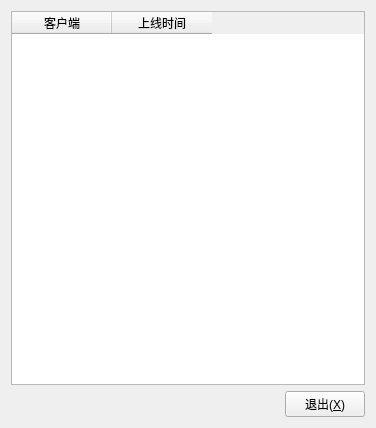
<?xml version="1.0" encoding="UTF-8"?>
<ui version="4.0">
 <class>ClientPeersWindow</class>
 <widget class="QWidget" name="ClientPeersWindow">
  <property name="geometry">
   <rect>
    <x>0</x>
    <y>0</y>
    <width>376</width>
    <height>428</height>
   </rect>
  </property>
  <property name="windowTitle">
   <string>上线客户端列表</string>
  </property>
  <layout class="QVBoxLayout" name="verticalLayout">
   <item>
    <widget class="QTableWidget" name="tableWidget">
     <attribute name="verticalHeaderVisible">
      <bool>false</bool>
     </attribute>
     <column>
      <property name="text">
       <string>客户端</string>
      </property>
     </column>
     <column>
      <property name="text">
       <string>上线时间</string>
      </property>
     </column>
    </widget>
   </item>
   <item>
    <layout class="QHBoxLayout" name="horizontalLayout">
     <item>
      <spacer name="horizontalSpacer">
       <property name="orientation">
        <enum>Qt::Horizontal</enum>
       </property>
       <property name="sizeHint" stdset="0">
        <size>
         <width>40</width>
         <height>20</height>
        </size>
       </property>
      </spacer>
     </item>
     <item>
      <widget class="QPushButton" name="pushButton">
       <property name="text">
        <string>退出(&amp;X)</string>
       </property>
      </widget>
     </item>
    </layout>
   </item>
  </layout>
 </widget>
 <resources/>
 <connections/>
</ui>
